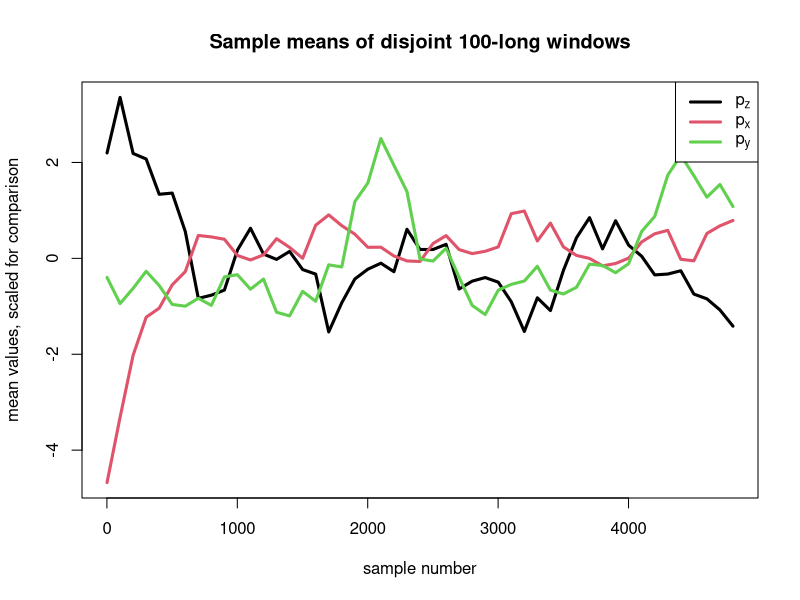
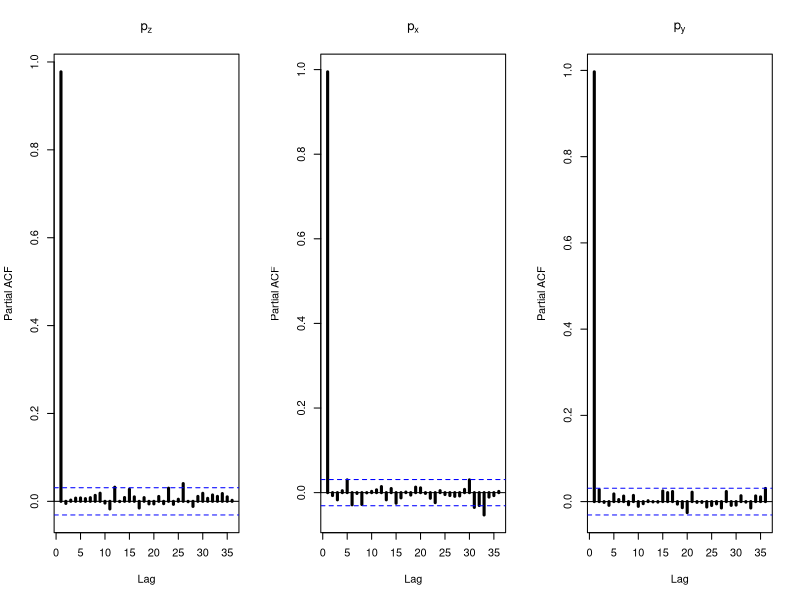

R code for these plots, in order:
## ---- chunk 1
set.seed(1429305885) # System time when the line was written.
p_actual <- c(runif(1, 11, 21), runif(1, 15, 25), abs(rnorm(1, mean=0, sd=0.1)))
p_actual
## ---- chunk 2
getDistances <- function(point){
  sapply(0.25*(1:128), function(tx)sqrt(point[1]^2 + (point[2]-tx)^2 + point[3]^2))
}
## ---- chunk 3
r <- getDistances(p_actual) + rnorm(128, mean=0, sd=0.1)
## ---- chunk 4
ln_prob <- function(point, r, sigma){
  d <- getDistances(point)
  -(point[3]^2 + sum((r-d)^2))/(2*sigma^2)
  }
## ---- chunk 5
n <- 100
# Create n points at random
temp <- cbind(runif(n, 11, 21), runif(n, 15, 25), abs(rnorm(n, mean=0, sd=0.1)))
# For each, calculate log probability
lls <- sapply(1:n, function(i)ln_prob(temp[i,], r, 0.1))
# Find the index of the maximum log probability
idx <- which.max(lls)
# Find the associated point
p_start <- temp[idx,]
# Clean up
rm(n, temp, lls, idx)
rbind(p_actual=p_actual, p_start=p_start)
## ---- chunk 6
accept_reject <- function(p, r, sigma){
  # Create q by slight perturbations of p
  q <- p + runif(3, -sigma*0.05, sigma*0.05)
  # Be sure q is within allowable limits
  q[1] <- max(11, min(q[1], 21))
  q[2] <- max(15, min(q[2], 25))
  q[3] <- max(0, q[3])
  # Compute log probabilities
  lpp <- ln_prob(p, r, sigma)
  lpq <- ln_prob(q, r, sigma)
  if(lpq > lpp){
    # If q is more probable, accept it 
    return(q)
    } else {
      # If q is less probable, accept it with probability
      # equal to the ratio of its probability to p's.
      if(log(runif(1)) < lpq-lpp){
        return(q)
        } else {
          return(p)
          }
      }
  }
## ---- chunk 7
generateSamples <- function(n, p_start, r, sigma){
  samples <- p <- p_start
  for(i in 2:n){
    p <- accept_reject(p, r, sigma); 
    samples <- cbind(samples, p)
    }
  samples
}
## ---- chunk 8
# Form the samples
samples <- generateSamples(5000, p_start, r, 0.1)
# Find means of adjacent 100-long stretches
temp <- sapply(seq(1, 4900, by=100), function(i)rowMeans(samples[,i:(i+99)]))
# Plot results, scaled for comparison
matplot(seq(1, 4900, by=100), scale(t(temp)), type='l', lwd=3, lty=1, xlab="sample number", ylab="mean values, scaled for comparison", main="Sample means of disjoint 100-long windows")
legend("topright", c(expression(p[z]), expression(p[x]), expression(p[y])), lwd=3, col=1:3)
## ---- chunk 9
samples <- samples[,1001:5000]
## ---- chunk 10
par(mfrow=c(1,3))
pacf(samples[1,], main=expression(p[z]), lwd=3)
pacf(samples[2,], main=expression(p[x]), lwd=3)
pacf(samples[3,], main=expression(p[y]), lwd=3)
par(mfrow=c(1,1))
## ---- chunk 11
samples <- samples[, seq(1, 4000, by=5)]
